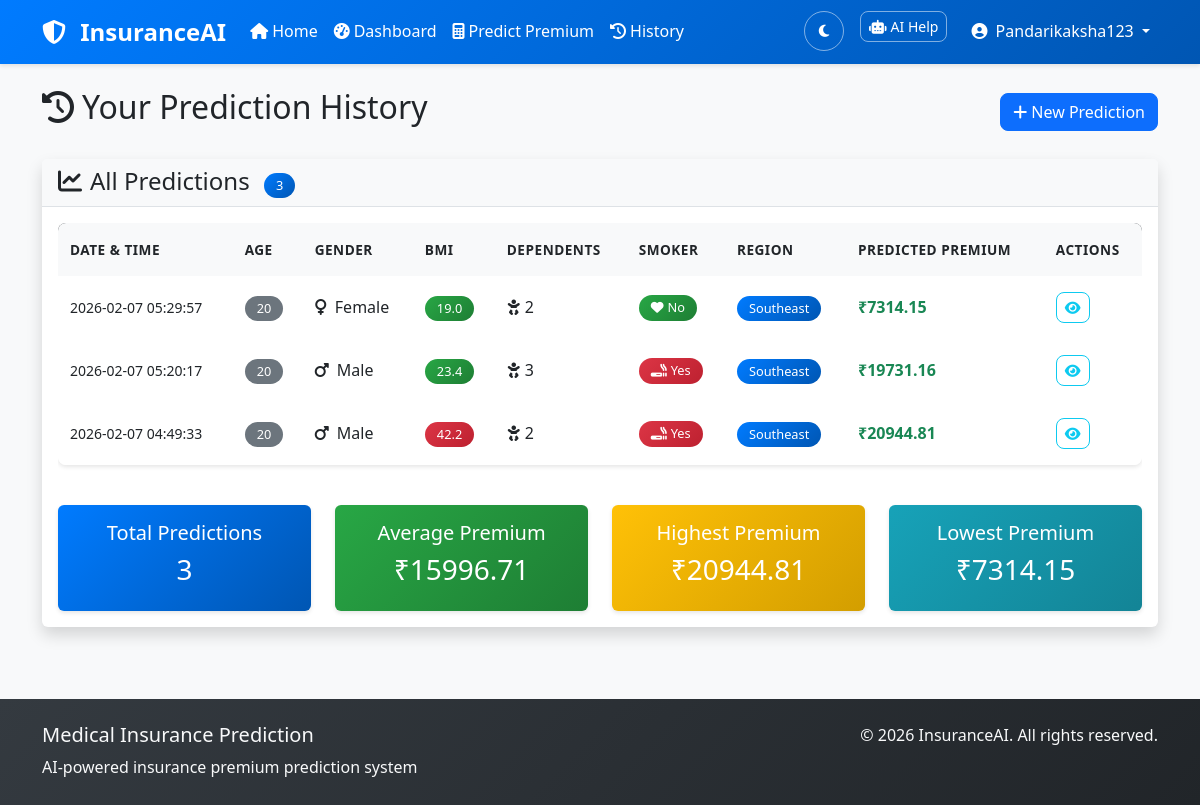
Screenshot of /user/history (signed in) with the database file from the repository.
### tables this page shows
CREATE TABLE users (
    id INTEGER PRIMARY KEY AUTOINCREMENT,
    username VARCHAR(80) UNIQUE NOT NULL,
    email VARCHAR(120) UNIQUE NOT NULL,
    password_hash VARCHAR(255) NOT NULL,
    is_admin BOOLEAN DEFAULT FALSE,
    created_at TIMESTAMP DEFAULT CURRENT_TIMESTAMP
);

CREATE TABLE predictions (
    id INTEGER PRIMARY KEY AUTOINCREMENT,
    user_id INTEGER NOT NULL,
    age INTEGER NOT NULL,
    gender VARCHAR(10) NOT NULL,
    bmi REAL NOT NULL,
    children INTEGER NOT NULL,
    smoker VARCHAR(10) NOT NULL,
    region VARCHAR(20) NOT NULL,
    predicted_premium REAL NOT NULL,
    created_at TIMESTAMP DEFAULT CURRENT_TIMESTAMP,
    FOREIGN KEY (user_id) REFERENCES users (id) ON DELETE CASCADE
);

### routes/user.py (the view)
@user_bp.route('/history')
@login_required
def history():
    if current_user.is_admin:
        return redirect(url_for('admin.dashboard'))
    predictions = get_user_predictions(current_user.id, limit=100)
    print(f"User {current_user.id} has {len(predictions)} predictions")
    for pred in predictions[:3]:  # Print first 3 for debugging
        print(f"Prediction: {dict(pred)}")
    return render_template('history.html', predictions=predictions)

### templates/history.html (shortened to what this page needs)
{% extends "base.html" %}
{% block content %}
<div class="container">
    <div class="row">
        <div class="col-12">
            <div class="d-flex justify-content-between align-items-center mb-4">
                <h2><i class="fas fa-history me-2"></i>Your Prediction History</h2>
                <a href="{{ url_for('user.predict') }}" class="btn btn-primary">
                    <i class="fas fa-plus me-1"></i>New Prediction
                </a>
            </div>
        </div>
    </div>
    <div class="row">
        <div class="col-12">
            <div class="card shadow">
                <div class="card-header">
                    <h4 class="mb-0">
                        <i class="fas fa-chart-line me-2"></i>All Predictions
                        <span class="badge bg-primary ms-2">{{ predictions|length }}</span>
                    </h4>
                </div>
                <div class="card-body">
                    {% if predictions %}
                        <div class="table-responsive">
                            <table class="table table-hover" id="historyTable">
                                <thead class="table-dark">
                                    <tr>
                                        <th>Date & Time</th>
                                        <th>Age</th>
                                        <th>Gender</th>
                                        <th>BMI</th>
                                        <th>Dependents</th>
                                        <th>Smoker</th>
                                        <th>Region</th>
                                        <th>Predicted Premium</th>
                                        <th>Actions</th>
                                    </tr>
                                </thead>
                                <tbody>
                                    {% for prediction in predictions %}
                                    <tr>
                                        <td>
                                            <small>{{ prediction['created_at'][:19] }}</small>
                                        </td>
                                        <td>
                                            <span class="badge bg-secondary">{{ prediction['age'] }}</span>
                                        </td>
                                        <td>
                                            <i class="fas fa-{{ 'mars' if prediction['gender'] == 'male' else 'venus' }} me-1"></i>
                                            {{ prediction['gender'].title() }}
                                        </td>
                                        <td>
                                            <span class="badge
                                                {% if prediction['bmi'] < 18.5 %}bg-info
                                                {% elif prediction['bmi'] < 25 %}bg-success
                                                {% elif prediction['bmi'] < 30 %}bg-warning
                                                {% else %}bg-danger
                                                {% endif %}">
                                                {{ "%.1f"|format(prediction['bmi']) }}
                                            </span>
                                        </td>
                                        <td>
                                            <i class="fas fa-baby me-1"></i>{{ prediction['children'] }}
                                        </td>
                                        <td>
                                            {% if prediction['smoker'] == 'yes' %}
                                                <span class="badge bg-danger">
                                                    <i class="fas fa-smoking me-1"></i>Yes
                                                </span>
                                            {% else %}
                                                <span class="badge bg-success">
                                                    <i class="fas fa-heart me-1"></i>No
                                                </span>
                                            {% endif %}
                                        </td>
                                        <td>
                                            <span class="badge bg-primary">{{ prediction['region'].title() }}</span>
                                        </td>
                                        <td>
                                            <strong class="text-success">
                                                ₹{{ "%.2f"|format(prediction['predicted_premium']) }}
                                            </strong>
                                        </td>
                                        <td>
                                            <button class="btn btn-sm btn-outline-info"
                                                    onclick="showPredictionDetails({{ prediction['id'] }})"
                                                    data-bs-toggle="tooltip" title="View Details">
                                                <i class="fas fa-eye"></i>
                                            </button>
                                        </td>
                                    </tr>
                                    {% endfor %}
                                </tbody>
                            </table>
                        </div>
                        <div class="row mt-4">
                            <div class="col-md-3">
                                <div class="card bg-primary text-white">
                                    <div class="card-body text-center">
                                        <h5>Total Predictions</h5>
                                        <h3>{{ predictions|length }}</h3>
                                    </div>
                                </div>
                            </div>
                            <div class="col-md-3">
                                <div class="card bg-success text-white">
                                    <div class="card-body text-center">
                                        <h5>Average Premium</h5>
                                        <h3>₹{{ "%.2f"|format(predictions|sum(attribute='predicted_premium')/predictions|length) }}</h3>
                                    </div>
                                </div>
                            </div>
                            <div class="col-md-3">
                                <div class="card bg-warning text-white">
                                    <div class="card-body text-center">
                                        <h5>Highest Premium</h5>
                                        {% set max_prediction = predictions|max(attribute='predicted_premium') %}
                                        <h3>₹{{ "%.2f"|format(max_prediction.predicted_premium) }}</h3>
                                    </div>
                                </div>
                            </div>
                            <div class="col-md-3">
                                <div class="card bg-info text-white">
                                    <div class="card-body text-center">
                                        <h5>Lowest Premium</h5>
                                        {% set min_prediction = predictions|min(attribute='predicted_premium') %}
                                        <h3>₹{{ "%.2f"|format(min_prediction.predicted_premium) }}</h3>
                                    </div>
                                </div>
                            </div>
                        </div>
                    {% endif %}
                </div>
            </div>
        </div>
    </div>
</div>
{% endblock %}

### templates/base.html (shortened to what this page needs)
<!DOCTYPE html>
<html lang="en">
<head>
    <link href="https://cdnjs.cloudflare.com/ajax/libs/bootstrap/5.3.0/css/bootstrap.min.css" rel="stylesheet">
    <link href="https://cdnjs.cloudflare.com/ajax/libs/font-awesome/6.4.0/css/all.min.css" rel="stylesheet">
    <link href="{{ url_for('static', filename='css/style.css') }}" rel="stylesheet">
</head>
<body>
    <nav class="navbar navbar-expand-lg navbar-dark bg-primary">
        <div class="container">
            <a class="navbar-brand" href="{{ url_for('index') }}">
                <i class="fas fa-shield-alt me-2"></i>
                InsuranceAI
            </a>
            <div class="collapse navbar-collapse" id="navbarNav">
                <ul class="navbar-nav me-auto">
                    <li class="nav-item">
                        <a class="nav-link" href="{{ url_for('index') }}">
                            <i class="fas fa-home me-1"></i>Home
                        </a>
                    </li>
                    {% if current_user.is_authenticated %}
                        {% if current_user.is_admin %}
                            <li class="nav-item">
                                <a class="nav-link" href="{{ url_for('admin.dashboard') }}">
                                    <i class="fas fa-tachometer-alt me-1"></i>Admin Dashboard
                                </a>
                            </li>
                            <li class="nav-item">
                                <a class="nav-link" href="{{ url_for('admin.manage_users') }}">
                                    <i class="fas fa-users me-1"></i>Manage Users
                                </a>
                            </li>
                            <li class="nav-item">
                                <a class="nav-link" href="{{ url_for('admin.analytics') }}">
                                    <i class="fas fa-chart-bar me-1"></i>Analytics
                                </a>
                            </li>
                        {% else %}
                            <li class="nav-item">
                                <a class="nav-link" href="{{ url_for('user.dashboard') }}">
                                    <i class="fas fa-tachometer-alt me-1"></i>Dashboard
                                </a>
                            </li>
                            <li class="nav-item">
                                <a class="nav-link" href="{{ url_for('user.predict') }}">
                                    <i class="fas fa-calculator me-1"></i>Predict Premium
                                </a>
                            </li>
                            <li class="nav-item">
                                <a class="nav-link" href="{{ url_for('user.history') }}">
                                    <i class="fas fa-history me-1"></i>History
                                </a>
                            </li>
                        {% endif %}
                    {% endif %}
                </ul>
                <ul class="navbar-nav">
                    <li class="nav-item me-3">
                        <button class="btn btn-outline-light btn-sm" id="themeToggle" onclick="toggleTheme()">
                            <i class="fas fa-moon" id="themeIcon"></i>
                        </button>
                    </li>
                    {% if current_user.is_authenticated %}
                        <li class="nav-item me-3">
                            <button class="btn btn-outline-light btn-sm" onclick="toggleChatbot()">
                                <i class="fas fa-robot me-1"></i>AI Help
                            </button>
                        </li>
                        <li class="nav-item dropdown">
                            <a class="nav-link dropdown-toggle" href="#" id="userDropdown" role="button" data-bs-toggle="dropdown">
                                <i class="fas fa-user-circle me-1"></i>
                                {{ current_user.username }}
                            </a>
                        </li>
                    {% endif %}
                </ul>
            </div>
        </div>
    </nav>
    <main class="py-4">
        {% block content %}{% endblock %}
    </main>
    <footer class="bg-dark text-light py-4 mt-5">
        <div class="container">
            <div class="row">
                <div class="col-md-6">
                    <h5>Medical Insurance Prediction</h5>
                    <p class="mb-0">AI-powered insurance premium prediction system</p>
                </div>
                <div class="col-md-6 text-end">
                    <p class="mb-0">&copy; 2026 InsuranceAI. All rights reserved.</p>
                </div>
            </div>
        </div>
    </footer>
</body>
</html>

### rows the page displays
users: username "Pandarikaksha123"
predictions: created_at "2026-02-07 05:29:57", age "20", gender "Female", bmi "19.0", children "2", smoker "no" (drawn), region "Southeast", predicted_premium "7314.15"
predictions: created_at "2026-02-07 05:20:17", age "20", gender "Male", bmi "23.4", children "3", smoker "yes" (drawn), region "Southeast", predicted_premium "19731.16"
predictions: created_at "2026-02-07 04:49:33", age "20", gender "Male", bmi "42.2", children "2", smoker "yes" (drawn), region "Southeast", predicted_premium "20944.81"

### other values shown
{{ predictions|length }} "3"
